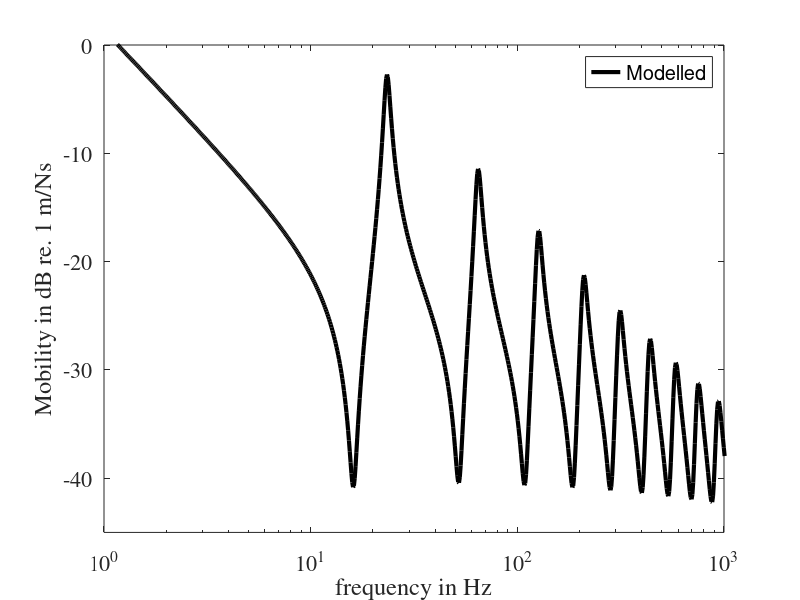

This chart was generated by the following MATLAB code:
% Calculates the resonance frequencies for a beam conected to translational and% rotational springs in each end% clear variables% close all% clc%% ===========================================================================% setup% ============================================================================% Frequency vectorf = logspace(log10(1),log10(10000),1000);%Geometry, mh = 0.011;b = 0.046;L = 0.935;%Material properties (updated to match lab 5/6 beam)E   = 3.75e9;	% Pa, (originally 4.5e9 Pa)rho = 1150;	  % kg/m^3 (originally 1350 kg/m^3)eta = 0.069;%% ===========================================================================% some pre-processing% ============================================================================% Cross-sectional area and moment of inertia% rectangularS=b*h;I=b*h^3/12;% circular%S=(h/2).^2*pi;%I=pi*h^4/32;% Bending stiffnessB=E*(1+1j*eta)*I;% Springs at endss1 = 0; 		% left translations2 = 0;			% left rotations3 = 0;			% right translations4 = 0;			% right rotation% Only zeros means free-free conditions% Wavenumber vectork_vec = sqrt(2*pi*f).*(rho*S/B).^(1/4);% Load vector l, [1 0 0 0] = unit force at x=0l = [1 0 0 0]';%% ===========================================================================% assemble equation system matrix for each frequency/wavenumber and get% wave components% ============================================================================% For each wavenumber (i.e. frequency)for mm=length(k_vec):-1:1 % trick: looping backwards avoids need to preallocate an  % Pick out the corresponding wavenumber	k = k_vec(mm);	% Equation system matrix (see eq. (4.14), TA1)	M =	[ [	(B*1j*k.^3-s1) 				        -(B*1j*k.^3+s1) 			          -(B*k.^3+s1) 				       (B*k.^3-s1)			]		    [	(B*k.^2+s2*1j*k) 			         (B*k.^2-s2*1j*k) 			        -(B*k.^2-s2*k) 			      -(B*k.^2+s2*k)			]		    [	(B*1j*k.^3-s3)*exp(-1j*k*L) 	-(B*1j*k.^3+s3)*exp(1j*k*L) 	  -(B*k.^3+s3)*exp(-k*L) 	   (B*k.^3-s3)*exp(k*L)	]		    [	(B*k^2+s4*1j*k).*exp(-1j*k*L)  (B*k.^2-s4*1j*k).*exp(1j*k*L)  -(B*k.^2-s4*k).*exp(-k*L) -(B*k.^2+s4*k).*exp(k*L)	]];  % Solve the equation system for the amplitudes of the +- travelling propagating and evanscent waves  % NOTE: for high frequencies Matlab will throw a warning here: 'Matrix is close to singular or badly scaled. Results may be inaccurate.'  % Numerically this means that there is a too big difference between the smallest  % and the largest entries in M. In this particular case, these are the entries  % in M(3:4,3:4) with the exp(+-k*L) terms for the nearfield componets which get  % extremely small (exp(-kL)) and extremely big (exp(kL)) for large values of  % k. Since this is just a warning things might still be ok, you can check the  % accuracy of your results by using obtained solution an(:,mm) to re-calculate  % the known b: M*an(:,mm)-b should be close to zero.  % Physically this warning can be seen as a sign that you are starting to reach  % frequency regions where the simple Euler-Bernoulli theory maybe no longer applies.	an(:,mm) = M\l;end%% ===========================================================================% calulcate total displacement and mobility% ============================================================================% Total displacement evaluated at x=0xsi = an(1,:) + an(2,:) + an(3,:) + an(4,:); % xsi=sum(an,1); shorter but less pedagocial% Mobility, /1 for force = 1 NY = 1j*2*pi*f.*xsi/1;%% ===========================================================================% plot results% ============================================================================figure(1)semilogx(f,20*log10(abs(Y)),'k-','LineWidth',3)axis([1 1000 -45 0])set(gca,'FontName','Times')set(gca,'FontSize',16)legend('Modelled')xlabel('frequency in Hz')ylabel('Mobility in dB re. 1 m/Ns')